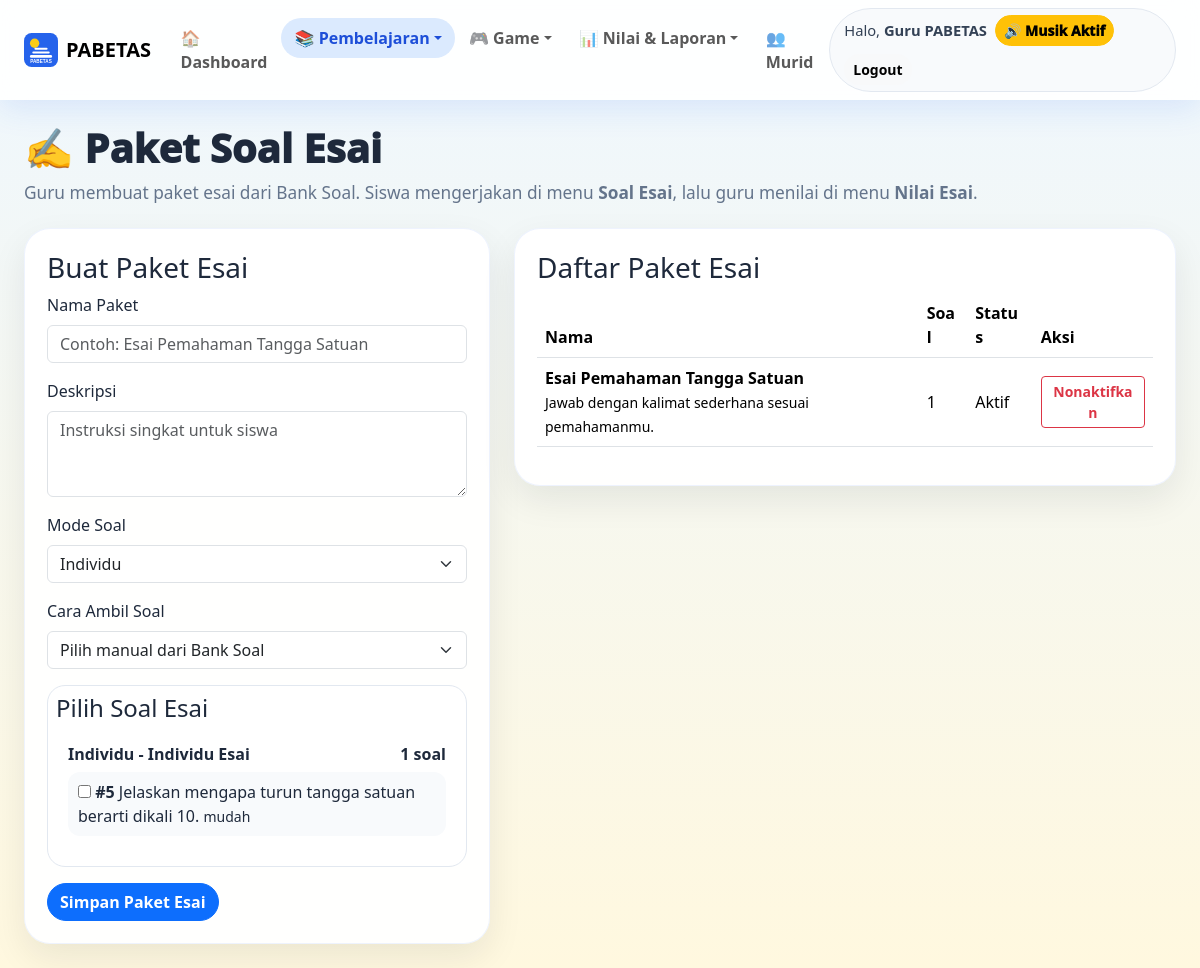
Page /teacher/essay_sets.php (signed in) on the committed database.
### tables this page shows
CREATE TABLE users (
  id INT AUTO_INCREMENT PRIMARY KEY,
  name VARCHAR(120) NOT NULL,
  username VARCHAR(60) NOT NULL UNIQUE,
  password VARCHAR(255) NOT NULL,
  role ENUM('guru','murid') NOT NULL,
  status TINYINT(1) NOT NULL DEFAULT 1,
  avatar_key VARCHAR(40) NOT NULL DEFAULT 'rocket',
  created_at TIMESTAMP DEFAULT CURRENT_TIMESTAMP
);

CREATE TABLE questions (
  id INT AUTO_INCREMENT PRIMARY KEY,
  mode ENUM('individu','tim') NOT NULL DEFAULT 'individu',
  type ENUM('multiple','short','essay') NOT NULL DEFAULT 'multiple',
  group_label VARCHAR(80) NOT NULL DEFAULT 'Umum',
  difficulty ENUM('mudah','sedang','sulit') NOT NULL DEFAULT 'mudah',
  prompt TEXT NOT NULL,
  options_json TEXT NULL,
  answer_key VARCHAR(255) NOT NULL,
  score INT NOT NULL DEFAULT 10,
  status TINYINT(1) NOT NULL DEFAULT 1,
  created_by INT NULL,
  created_at TIMESTAMP DEFAULT CURRENT_TIMESTAMP,
  CONSTRAINT fk_question_user FOREIGN KEY(created_by) REFERENCES users(id) ON DELETE SET NULL
);

CREATE TABLE IF NOT EXISTS assessment_templates (
  id INT AUTO_INCREMENT PRIMARY KEY,
  title VARCHAR(150) NOT NULL,
  assessment_type ENUM('pretest','posttest','remedial','quiz') NOT NULL DEFAULT 'quiz',
  description TEXT NULL,
  status TINYINT(1) NOT NULL DEFAULT 1,
  created_by INT NULL,
  created_at TIMESTAMP DEFAULT CURRENT_TIMESTAMP,
  updated_at DATETIME NULL,
  INDEX idx_template_type_status(assessment_type,status),
  CONSTRAINT fk_template_user FOREIGN KEY(created_by) REFERENCES users(id) ON DELETE SET NULL
);

### app/helpers.php (called while the page is built, shortened)
<?php
function e($value) {
    return htmlspecialchars((string)$value, ENT_QUOTES, 'UTF-8');
}
function url($path = '') {
    $base = rtrim(APP_URL, '/');
    $path = ltrim($path, '/');
    return $base . '/' . $path;
}

### app/db.php (called while the page is built)
<?php
function db() {
    static $pdo = null;
    if ($pdo instanceof PDO) {
        return $pdo;
    }
    $dsn = 'mysql:host=' . DB_HOST . ';port=' . DB_PORT . ';dbname=' . DB_NAME . ';charset=' . DB_CHARSET;
    try {
        $pdo = new PDO($dsn, DB_USER, DB_PASS, [
            PDO::ATTR_ERRMODE => PDO::ERRMODE_EXCEPTION,
            PDO::ATTR_DEFAULT_FETCH_MODE => PDO::FETCH_ASSOC,
            PDO::ATTR_EMULATE_PREPARES => false,
        ]);
        return $pdo;
    } catch (PDOException $e) {
        if (defined('APP_DEBUG') && APP_DEBUG) {
            exit('<h2>Koneksi database gagal</h2><p>' . htmlspecialchars($e->getMessage()) . '</p><p>Jalankan <b>/install.php</b> atau import <b>database/pabetas_advanced.sql</b>.</p>');
        }
        exit('Koneksi database gagal. Hubungi administrator.');
    }
}

### app/auth.php (called while the page is built, shortened)
<?php
function current_user() {
    static $user = null;
    if ($user !== null) return $user;
    $stmt = db()->prepare('SELECT id, name, username, role, status, avatar_key FROM users WHERE id=? LIMIT 1');
    $stmt->execute([$_SESSION['user_id']]);
    $user = $stmt->fetch();
    return $user ?: null;
}
function require_login() {
    if (!current_user()) {
        redirect('login.php');
    }
}
function require_role($role) {
    require_login();
}

### public/teacher/essay_sets.php (the view, shortened to what this page needs)
<?php
require_once __DIR__ . '/../../app/layout.php';
require_role('guru');
$pdo = db();
$essayQuestions = $pdo->query("SELECT * FROM questions WHERE status=1 AND type='essay' ORDER BY mode ASC, group_label ASC, difficulty ASC, id ASC")->fetchAll();
$groups = [];
foreach ($essayQuestions as $q) {
    $key = ucfirst($q['mode']) . ' - ' . ($q['group_label'] ?: 'Esai');
    $groups[$key][] = $q;
}
$sets = $pdo->query("SELECT t.*, COUNT(tq.id) AS total_questions
    FROM assessment_templates t
    JOIN assessment_template_questions tq ON tq.template_id=t.id
    JOIN questions q ON q.id=tq.question_id
    WHERE t.assessment_type='quiz'
    GROUP BY t.id
    HAVING SUM(CASE WHEN q.type='essay' THEN 1 ELSE 0 END)=COUNT(q.id)
    ORDER BY t.id DESC")->fetchAll();
render_header('Paket Soal Esai', 'essay_sets');
?>
<div class="page-title"><h1>✍️ Paket Soal Esai</h1><p>Guru membuat paket esai dari Bank Soal. Siswa mengerjakan di menu <b>Soal Esai</b>, lalu guru menilai di menu <b>Nilai Esai</b>.</p></div>
<div class="row g-4">
  <div class="col-lg-5"><div class="panel-card"><h3>Buat Paket Esai</h3>
    <form method="post">
      <label class="form-label">Nama Paket</label><input class="form-control mb-3" name="title" required placeholder="Contoh: Esai Pemahaman Tangga Satuan">
      <label class="form-label">Deskripsi</label><textarea class="form-control mb-3" name="description" rows="3" placeholder="Instruksi singkat untuk siswa"></textarea>
      <label class="form-label">Mode Soal</label><select class="form-select mb-3" name="mode" id="essayMode"><option value="individu">Individu</option><option value="tim">Tim</option></select>
      <label class="form-label">Cara Ambil Soal</label><select class="form-select mb-3" name="select_mode" id="essaySelectMode"><option value="manual">Pilih manual dari Bank Soal</option><option value="auto">Ambil otomatis</option></select>
      <div id="essayManualBox" class="template-question-picker">
        <h4>Pilih Soal Esai</h4>
        <?php foreach($groups as $group=>$items): ?>
          <div class="question-group-box">
            <div class="question-group-title"><?= e($group) ?> <span><?= count($items) ?> soal</span></div>
            <?php foreach($items as $q): ?>
              <label class="question-check" data-mode="<?= e($q['mode']) ?>"><input type="checkbox" name="question_ids[]" value="<?= (int)$q['id'] ?>"> <b>#<?= (int)$q['id'] ?></b> <?= e(mb_strimwidth($q['prompt'],0,72,'...')) ?> <small><?= e($q['difficulty'] ?? 'mudah') ?></small></label>
            <?php endforeach; ?>
          </div>
        <?php endforeach; ?>
      </div>
      <button class="btn btn-primary rounded-pill mt-3">Simpan Paket Esai</button>
    </form>
  </div></div>
  <div class="col-lg-7"><div class="panel-card"><h3>Daftar Paket Esai</h3><div class="table-responsive"><table class="table align-middle"><thead><tr><th>Nama</th><th>Soal</th><th>Status</th><th>Aksi</th></tr></thead><tbody>
    <?php foreach($sets as $s): ?><tr><td><b><?= e($s['title']) ?></b><br><small><?= e(str_replace('[ESAI]','',$s['description'] ?? '')) ?></small></td><td><?= (int)$s['total_questions'] ?></td><td><?= (int)$s['status']===1?'Aktif':'Nonaktif' ?></td><td><form method="post" onsubmit="return confirm('Nonaktifkan paket esai ini?')"><?= csrf_field() ?><input type="hidden" name="action" value="delete_set"><input type="hidden" name="id" value="<?= (int)$s['id'] ?>"><button class="btn btn-sm btn-outline-danger">Nonaktifkan</button></form></td></tr><?php endforeach; ?>
  </tbody></table></div></div></div>
</div>
<?php render_footer(); ?>

### app/layout.php (shortened to what this page needs)
<?php
function nav_active(array $items, string $active): string {
    return in_array($active, $items, true) ? 'active' : '';
}
function sound_context_from_active(string $active, bool $isGuru): string {
    if ($isGuru) {
        if (in_array($active, ['questions','quizzes','essay_sets','grading'], true)) return 'teacher';
        return 'teacher';
    }
    return 'home';
}
function render_header($title, $active = '') {
    $user = current_user();
    $isGuru = $user && $user['role'] === 'guru';
    $soundContext = sound_context_from_active($active, $isGuru);
    ?>
<!doctype html>
<html lang="id">
<head>
    <link href="https://cdn.jsdelivr.net/npm/bootstrap@5.3.3/dist/css/bootstrap.min.css" rel="stylesheet">
    <link rel="stylesheet" href="<?= url('assets/css/style.css?v=9') ?>">
</head>
<body data-sound-context="<?= e($soundContext) ?>">
<nav class="navbar navbar-expand-lg navbar-pabetas sticky-top">
    <div class="container-fluid px-3 px-md-4">
        <a class="navbar-brand fw-black d-flex align-items-center gap-2" href="<?= url($isGuru ? 'teacher/dashboard.php' : 'student/dashboard.php') ?>">
            <img src="<?= url(SCHOOL_LOGO) ?>" class="logo-sm" alt="Logo"> <span>PABETAS</span>
        </a>
        <div class="collapse navbar-collapse" id="navMain">
            <ul class="navbar-nav me-auto mb-2 mb-lg-0 nav-compact">
                <?php if ($isGuru): ?>
                    <li class="nav-item"><a class="nav-link <?= $active==='dashboard'?'active':'' ?>" href="<?= url('teacher/dashboard.php') ?>">🏠 Dashboard</a></li>
                    <li class="nav-item dropdown">
                        <a class="nav-link dropdown-toggle <?= nav_active(['materials','questions','quizzes','essay_sets','learning_flow','reflections'], $active) ?>" href="#" data-bs-toggle="dropdown">📚 Pembelajaran</a>
                    </li>
                    <li class="nav-item dropdown">
                        <a class="nav-link dropdown-toggle <?= nav_active(['rooms','live_games','weekly'], $active) ?>" href="#" data-bs-toggle="dropdown">🎮 Game</a>
                    </li>
                    <li class="nav-item dropdown">
                        <a class="nav-link dropdown-toggle <?= nav_active(['grading','academic','reports'], $active) ?>" href="#" data-bs-toggle="dropdown">📊 Nilai & Laporan</a>
                    </li>
                    <li class="nav-item"><a class="nav-link <?= $active==='students'?'active':'' ?>" href="<?= url('teacher/students.php') ?>">👥 Murid</a></li>
                <?php endif; ?>
            </ul>
            <?php if ($user): ?>
            <div class="nav-user-box">
                <span>Halo, <b><?= e($user['name']) ?></b></span>
                <button type="button" class="btn btn-outline-light btn-sm rounded-pill" id="soundToggle" title="Aktifkan suara">🔊 Suara</button>
                <a class="btn btn-light btn-sm rounded-pill" href="<?= url('logout.php') ?>">Logout</a>
            </div>
            <?php endif; ?>
        </div>
    </div>
</nav>
<main class="container-fluid px-3 px-md-4 py-4">
    <?php
}
function render_footer() {
    ?>
</main>
</body>
</html>
    <?php
}

### public/assets/css/style.css (style rules this page uses)
:root { --blue:#2563eb;--sky:#38bdf8;--yellow:#facc15;--red:#fb7185;--purple:#8b5cf6;--dark:#1e293b;--soft:#f8fafc;--green:#22c55e }
* { box-sizing:border-box }
body { background:linear-gradient(180deg,#eef7ff 0%,#fff8df 100%);font-family:system-ui,-apple-system,BlinkMacSystemFont,"Segoe UI",sans-serif;color:var(--dark);min-height:100vh }
.fw-black { font-weight:900 }
.navbar-pabetas { background:rgba(255,255,255,.9);backdrop-filter:blur(14px);box-shadow:0 8px 30px rgba(37,99,235,.12) }
.navbar-pabetas .nav-link { font-weight:700;border-radius:999px;padding:.5rem .85rem!important }
.navbar-pabetas .nav-link.active,.navbar-pabetas .nav-link:hover { background:#dbeafe;color:#1d4ed8 }
.logo-sm { width:34px;height:34px }
.page-hero h1,.student-hero h1,.page-title h1 { font-weight:1000 }
.page-title { margin-bottom:22px }
.page-title p { color:#64748b;font-size:1.08rem }
.stat-card,.panel-card,.feature-card,.lesson-card,.question-card { background:rgba(255,255,255,.94);border:1px solid rgba(37,99,235,.08);border-radius:26px;padding:22px;box-shadow:0 14px 35px rgba(15,23,42,.08) }
.template-question-picker { max-height:420px;overflow:auto;border:1px solid #e2e8f0;border-radius:18px;padding:12px;background:#f8fafc }
.question-group-box { background:#fff;border-radius:16px;padding:12px;margin-bottom:10px }
.question-group-title { font-weight:900;color:#1e293b;display:flex;justify-content:space-between }
.question-check { display:block;padding:8px 10px;border-radius:12px;margin-top:6px;background:#f8fafc;cursor:pointer }
.nav-user-box { display:flex;align-items:center;gap:10px;background:#f8fafc;border:1px solid #e2e8f0;border-radius:999px;padding:6px 8px 6px 14px }
.nav-user-box span { font-size:.92rem;color:#334155 }
.template-question-picker { max-height:470px;overflow:auto;border:1px solid #e2e8f0;border-radius:18px;background:#fff;padding:8px }
.btn { font-weight:850 }
.nav-user-box { display:flex;align-items:center;gap:.5rem;flex-wrap:wrap }
.lesson-card,.panel-card { overflow-wrap:anywhere }
.template-question-picker { max-height:360px!important }
#soundToggle { font-weight:1000;white-space:nowrap }
.nav-user-box #soundToggle { min-width:116px }
.option-box,.btn,.role-card,.avatar-choice,.mood-option { transition:transform .16s ease, box-shadow .16s ease, background .16s ease }

### rows in the picture
users: name "Guru PABETAS"
questions: id "5", prompt "Jelaskan mengapa turun tangga satuan berarti dikali 10.", difficulty "mudah"
assessment_templates: title "Esai Pemahaman Tangga Satuan", description "Jawab dengan kalimat sederhana sesuai pemahamanmu.", total_questions "1", status "Aktif"

### other values in the picture
$group "Individu - Individu Esai"
count($items) "1"
